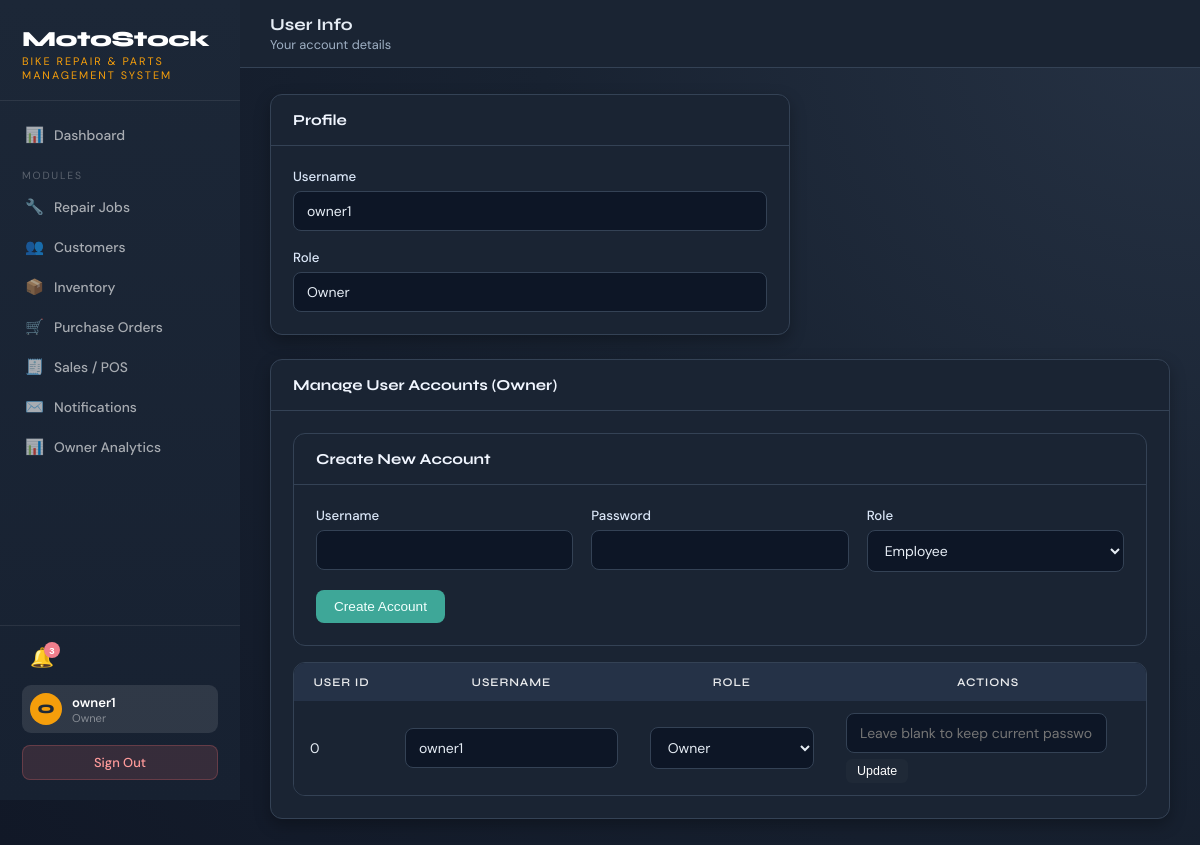
The page /pages/user.php (signed in) on the database its author committed.
### tables this page shows
CREATE TABLE IF NOT EXISTS `user` (
  `userID` int NOT NULL AUTO_INCREMENT,
  `username` varchar(50) DEFAULT NULL,
  `password` varchar(255) DEFAULT NULL,
  `role` enum('Owner','Cashier','Employee') DEFAULT NULL,
  PRIMARY KEY (`userID`),
  UNIQUE KEY `username` (`username`)
);

### pages/user.php (the view, shortened to what this page needs)
<?php
require_once '../includes/config.php';
$role = $_SESSION['role'] ?? 'Employee';
$isOwner = ($role === 'Owner');
$roleOptions = ['Owner', 'Cashier', 'Employee'];
sort($roleOptions);
$users = [];
if ($isOwner) {
    $usersResult = $conn->query("SELECT userID, username, role FROM User ORDER BY username ASC");
    if ($usersResult) {
        while ($u = $usersResult->fetch_assoc()) {
            $users[] = $u;
        }
    }
}
?>
<!DOCTYPE html>
<html lang="en">
<head>
  <link rel="stylesheet" href="../assets/css/styles.css">
</head>
<body>
<?php require_once '../includes/sidebar.php'; ?>
<div class="main-wrap">
  <div class="topbar">
    <div>
      <div class="topbar-title">User Info</div>
      <div class="topbar-breadcrumb">Your account details</div>
    </div>
  </div>
  <div class="main-content">
    <div class="card" style="max-width:520px;">
      <div class="card-header">Profile</div>
      <div class="card-body">
        <div class="form-group">
          <label class="form-label">Username</label>
          <div class="form-control"><?= htmlspecialchars($username) ?></div>
        </div>
        <div class="form-group" style="margin-bottom:0;">
          <label class="form-label">Role</label>
          <div class="form-control"><?= htmlspecialchars($role) ?></div>
        </div>
      </div>
    </div>
    <?php if ($isOwner): ?>
      <div class="card mt-3">
        <div class="card-header">Manage User Accounts (Owner)</div>
        <div class="card-body">
          <div class="card mb-2" style="box-shadow:none;">
            <div class="card-header">Create New Account</div>
            <div class="card-body">
              <form method="post" class="form-grid-3">
                <div class="form-group" style="margin-bottom:0;">
                  <label class="form-label">Username</label>
                  <input type="text" name="create_username" class="form-control" required>
                </div>
                <div class="form-group" style="margin-bottom:0;">
                  <label class="form-label">Password</label>
                  <input type="text" name="create_password" class="form-control" required>
                </div>
                <div class="form-group" style="margin-bottom:0;">
                  <label class="form-label">Role</label>
                  <select name="create_role" class="form-control">
                    <?php foreach ($roleOptions as $option): ?>
                      <option value="<?= htmlspecialchars($option) ?>" <?= ($option === 'Employee') ? 'selected' : '' ?>>
                        <?= htmlspecialchars($option) ?>
                      </option>
                    <?php endforeach; ?>
                  </select>
                </div>
                <div style="grid-column:1 / -1;">
                  <button type="submit" class="btn btn-success">Create Account</button>
                </div>
              </form>
            </div>
          </div>
          <div class="table-wrap" style="box-shadow:none;">
            <table class="table">
              <thead>
                <tr>
                  <th>User ID</th>
                  <th>Username</th>
                  <th>Role</th>
                  <th>Actions</th>
                </tr>
              </thead>
              <tbody>
              <?php foreach ($users as $u): ?>
                <tr>
                  <td><?= (int)$u['userID'] ?></td>
                  <td>
                    <input type="text" name="new_username" class="form-control" style="min-width:180px;" required
                           form="upd-<?= (int)$u['userID'] ?>"
                           value="<?= htmlspecialchars($u['username']) ?>">
                  </td>
                  <td>
                    <select name="new_role" class="form-control" style="min-width:150px;"
                            form="upd-<?= (int)$u['userID'] ?>">
                      <?php foreach ($roleOptions as $option): ?>
                        <option value="<?= htmlspecialchars($option) ?>" <?= ($u['role'] === $option) ? 'selected' : '' ?>>
                          <?= htmlspecialchars($option) ?>
                        </option>
                      <?php endforeach; ?>
                    </select>
                  </td>
                  <td>
                    <form id="upd-<?= (int)$u['userID'] ?>" method="post" style="display:inline-block;">
                      <input type="password" name="new_password" class="form-control" style="min-width:180px;margin-bottom:6px;"
                             form="upd-<?= (int)$u['userID'] ?>" placeholder="Leave blank to keep current password">
                      <button type="submit" class="btn btn-sm btn-primary">Update</button>
                    </form>
                  </td>
                </tr>
              <?php endforeach; ?>
              </tbody>
            </table>
          </div>
        </div>
      </div>
    <?php endif; ?>
  </div>
</div>
</body>
</html>

### assets/css/styles.css (style rules this page uses)
:root { --navy: #1f2937; --navy-mid: #273447; --navy-lite: #334155; --amber: #f59e0b; --amber-dk: #d97706; --red: #f07f8d; --green: #f6ad55; --blue: #7ea7d8; --bg: #111827; --surface: #1a2433; --border: #344255; --text: #e6edf5; --muted: #9fb0c4; --sidebar-w: 240px; --radius: 12px; --shadow: 0 14px 34px rgba(0,0,0,.35); --shadow-sm: 0 6px 16px rgba(0,0,0,.28); }
*, *::before, *::after { box-sizing: border-box; margin: 0; padding: 0; }
body { font-family: 'DM Sans', sans-serif; background: radial-gradient(circle at top right, #263244 0%, #182231 45%, #111827 100%); color: var(--text); min-height: 100vh; display: flex; }
.main-wrap { margin-left: var(--sidebar-w); flex: 1; min-height: 100vh; display: flex; flex-direction: column; }
.topbar { background: var(--surface); border-bottom: 1px solid var(--border); padding: 14px 30px; display: flex; align-items: center; justify-content: space-between; position: sticky; top: 0; z-index: 50; }
.topbar-title { font-family: 'Syne', sans-serif; font-weight: 700; font-size: 1.05rem; color: var(--text); }
.topbar-breadcrumb { font-size: .8rem; color: var(--muted); margin-top: 1px; }
.main-content { padding: 26px 30px; flex: 1; }
.card { background: var(--surface); border-radius: var(--radius); border: 1px solid var(--border); box-shadow: var(--shadow-sm); overflow: hidden; }
.card-header { padding: 16px 22px; border-bottom: 1px solid var(--border); font-family: 'Syne', sans-serif; font-weight: 700; font-size: .95rem; color: #f1f6ff; display: flex; align-items: center; justify-content: space-between; }
.card-body { padding: 22px; }
.table-wrap { border-radius: var(--radius); overflow: hidden; box-shadow: var(--shadow-sm); border: 1px solid var(--border); }
table.table { width: 100%; border-collapse: collapse; background: var(--surface); }
table.table thead th { background: #253247; color: rgba(255,255,255,.9); font-family: 'Syne', sans-serif; font-size: .73rem; font-weight: 600; letter-spacing: .9px; text-transform: uppercase; padding: 12px 16px; white-space: nowrap; }
table.table tbody tr { border-bottom: 1px solid var(--border); transition: background .14s; }
table.table tbody tr:last-child { border-bottom: none; }
table.table tbody td { padding: 12px 16px; font-size: .865rem; color: var(--text); }
.btn { display: inline-flex; align-items: center; gap: 6px; padding: 9px 18px; border-radius: 8px; font-size: .85rem; font-weight: 500; text-decoration: none; cursor: pointer; border: none; transition: opacity .15s, transform .14s; white-space: nowrap; }
.btn-primary { background: var(--navy); color: #fff; }
.btn-success { background: #3ea798; color: #f1fffd; }
.btn-sm { padding: 5px 11px; font-size: .78rem; border-radius: 6px; }
.form-group { margin-bottom: 18px; }
.form-label { display: block; margin-bottom: 6px; font-size: .83rem; font-weight: 500; color: #dbe7f8; }
.form-control { width: 100%; padding: 10px 13px; border: 1.5px solid var(--border); border-radius: 8px; font-family: 'DM Sans', sans-serif; font-size: .875rem; color: var(--text); background: #0d1626; transition: border-color .17s, box-shadow .17s; outline: none; appearance: auto; }
.mt-3 { margin-top:24px }
.mb-2 { margin-bottom:16px }
.form-grid-3 { display: grid; grid-template-columns:1fr 1fr 1fr; gap: 18px; }

### rows shown on the page
user: userID "0", new_username "owner1", new_role "Owner"

### other values the page prints
$p['icon'] "📊"
$p['label'] "Dashboard"
$p['icon'] "🔧"
$p['label'] "Repair Jobs"
$p['icon'] "👥"
$p['label'] "Customers"
$p['icon'] "📦"
$p['label'] "Inventory"
$p['icon'] "🛒"
$p['label'] "Purchase Orders"
$p['icon'] "🧾"
$p['label'] "Sales / POS"
$p['icon'] "✉️"
$p['label'] "Notifications"
$p['label'] "Owner Analytics"
